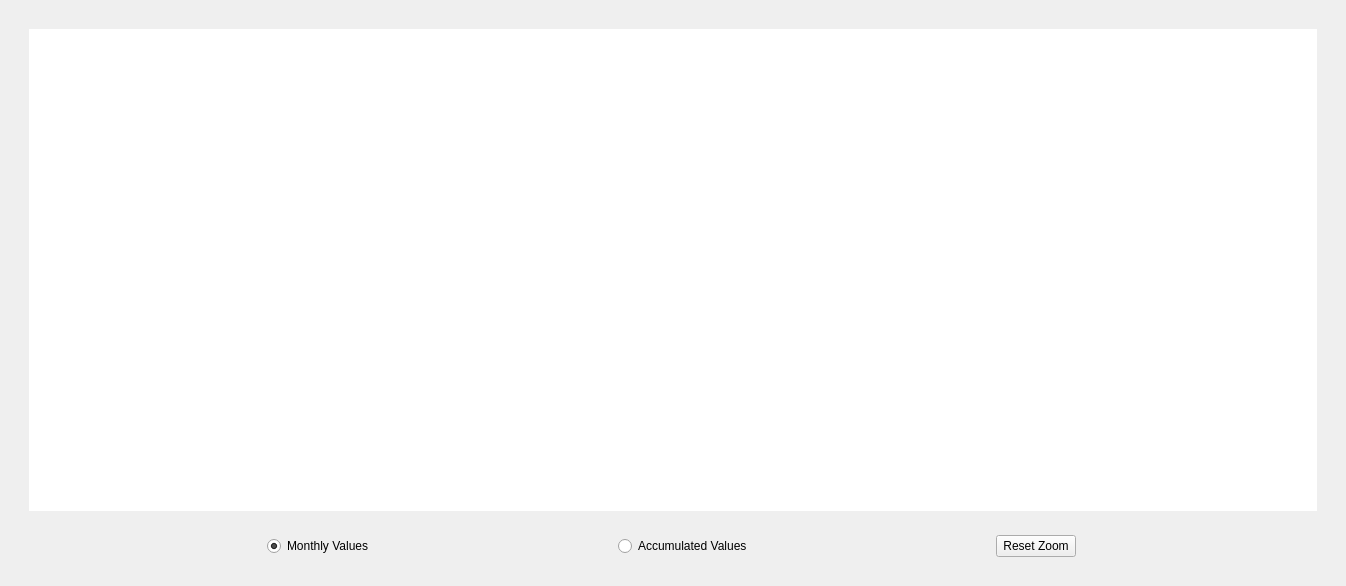
<?xml version="1.0" encoding="UTF-8"?>
<ui version="4.0">
 <class>FundAllocation</class>
 <widget class="QWidget" name="FundAllocation">
  <property name="geometry">
   <rect>
    <x>0</x>
    <y>0</y>
    <width>1346</width>
    <height>586</height>
   </rect>
  </property>
  <property name="sizePolicy">
   <sizepolicy hsizetype="MinimumExpanding" vsizetype="MinimumExpanding">
    <horstretch>0</horstretch>
    <verstretch>0</verstretch>
   </sizepolicy>
  </property>
  <property name="minimumSize">
   <size>
    <width>0</width>
    <height>0</height>
   </size>
  </property>
  <property name="maximumSize">
   <size>
    <width>16777215</width>
    <height>16777215</height>
   </size>
  </property>
  <property name="windowTitle">
   <string>Form</string>
  </property>
  <layout class="QGridLayout" name="gridLayout">
   <item row="0" column="0">
    <widget class="QFrame" name="frame_chart">
     <property name="sizePolicy">
      <sizepolicy hsizetype="MinimumExpanding" vsizetype="MinimumExpanding">
       <horstretch>0</horstretch>
       <verstretch>0</verstretch>
      </sizepolicy>
     </property>
     <property name="frameShape">
      <enum>QFrame::NoFrame</enum>
     </property>
     <property name="frameShadow">
      <enum>QFrame::Plain</enum>
     </property>
     <layout class="QGridLayout" name="gridLayout_2">
      <item row="1" column="0">
       <widget class="QStackedWidget" name="stackedwidget">
        <property name="currentIndex">
         <number>0</number>
        </property>
        <widget class="QWidget" name="page_1">
         <layout class="QGridLayout" name="gridLayout_3">
          <item row="0" column="0">
           <widget class="QChartView" name="chart_view1">
            <property name="sizePolicy">
             <sizepolicy hsizetype="Expanding" vsizetype="MinimumExpanding">
              <horstretch>0</horstretch>
              <verstretch>0</verstretch>
             </sizepolicy>
            </property>
            <property name="minimumSize">
             <size>
              <width>640</width>
              <height>480</height>
             </size>
            </property>
            <property name="frameShape">
             <enum>QFrame::NoFrame</enum>
            </property>
            <property name="frameShadow">
             <enum>QFrame::Plain</enum>
            </property>
           </widget>
          </item>
         </layout>
        </widget>
        <widget class="QWidget" name="page_2">
         <layout class="QGridLayout" name="gridLayout_4">
          <item row="0" column="0">
           <widget class="QChartView" name="chart_view2">
            <property name="sizePolicy">
             <sizepolicy hsizetype="Expanding" vsizetype="Expanding">
              <horstretch>0</horstretch>
              <verstretch>0</verstretch>
             </sizepolicy>
            </property>
            <property name="minimumSize">
             <size>
              <width>640</width>
              <height>480</height>
             </size>
            </property>
            <property name="frameShape">
             <enum>QFrame::NoFrame</enum>
            </property>
            <property name="frameShadow">
             <enum>QFrame::Plain</enum>
            </property>
           </widget>
          </item>
         </layout>
        </widget>
       </widget>
      </item>
      <item row="2" column="0">
       <widget class="QFrame" name="chart_cfg_frame">
        <property name="sizePolicy">
         <sizepolicy hsizetype="Minimum" vsizetype="Fixed">
          <horstretch>0</horstretch>
          <verstretch>0</verstretch>
         </sizepolicy>
        </property>
        <property name="frameShape">
         <enum>QFrame::NoFrame</enum>
        </property>
        <property name="frameShadow">
         <enum>QFrame::Plain</enum>
        </property>
        <layout class="QHBoxLayout" name="horizontalLayout_3">
         <item>
          <widget class="QRadioButton" name="radio_chart1">
           <property name="sizePolicy">
            <sizepolicy hsizetype="Fixed" vsizetype="Fixed">
             <horstretch>0</horstretch>
             <verstretch>0</verstretch>
            </sizepolicy>
           </property>
           <property name="text">
            <string>Monthly Values</string>
           </property>
           <property name="checked">
            <bool>true</bool>
           </property>
          </widget>
         </item>
         <item>
          <widget class="QRadioButton" name="radio_chart2">
           <property name="sizePolicy">
            <sizepolicy hsizetype="Fixed" vsizetype="Fixed">
             <horstretch>0</horstretch>
             <verstretch>0</verstretch>
            </sizepolicy>
           </property>
           <property name="text">
            <string>Accumulated Values</string>
           </property>
           <property name="checked">
            <bool>false</bool>
           </property>
          </widget>
         </item>
         <item>
          <widget class="QPushButton" name="button_reset_zoom">
           <property name="sizePolicy">
            <sizepolicy hsizetype="Fixed" vsizetype="Fixed">
             <horstretch>0</horstretch>
             <verstretch>0</verstretch>
            </sizepolicy>
           </property>
           <property name="minimumSize">
            <size>
             <width>0</width>
             <height>0</height>
            </size>
           </property>
           <property name="maximumSize">
            <size>
             <width>16777215</width>
             <height>16777215</height>
            </size>
           </property>
           <property name="text">
            <string>Reset Zoom</string>
           </property>
          </widget>
         </item>
        </layout>
       </widget>
      </item>
     </layout>
    </widget>
   </item>
  </layout>
 </widget>
 <customwidgets>
  <customwidget>
   <class>QChartView</class>
   <extends>QGraphicsView</extends>
   <header>QtCharts</header>
  </customwidget>
 </customwidgets>
 <resources/>
 <connections/>
</ui>
